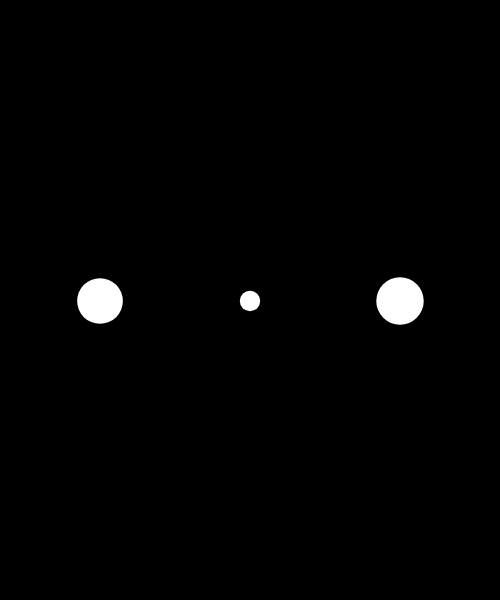
Frame 1 (no input)
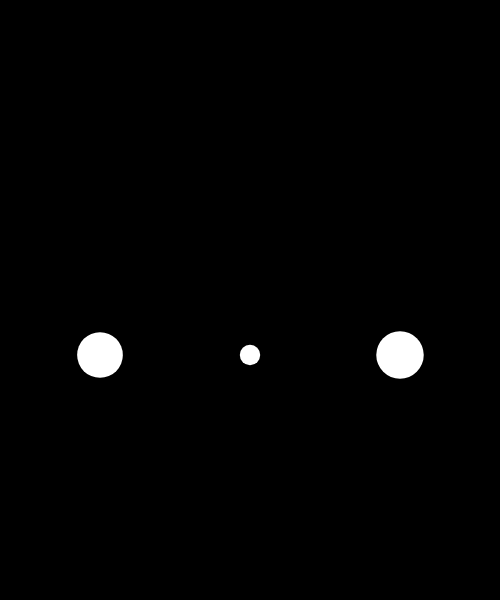
Frame 60 (no input)
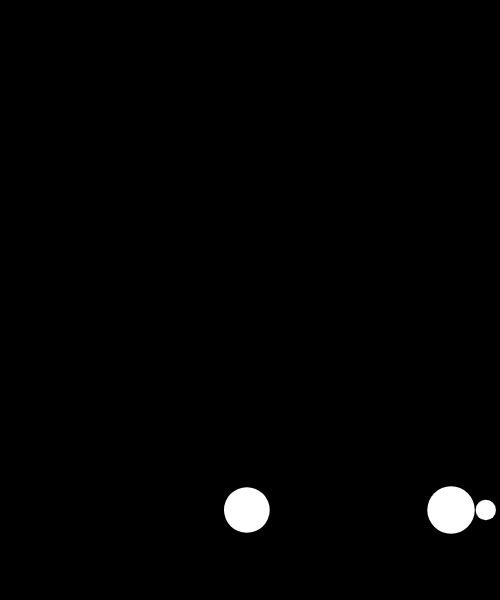
Frame 120 (the mouse pressed at the canvas centre since frame 60)

The p5.js sketch that drew these frames (run headless with seeded random() and noise() and a simulated clock; from frame 60 on, the mouse is pressed at the canvas centre):

// p5.js sketch
// ── sketch.js
let GRAVITY_MAGNITUDE = 1;
let particles = [];

function setup() {
  createCanvas(500, 600);
  background(0);

  particles.push( new Particle(100, height / 2, random(5, 30)) );
  particles.push( new Particle(250, height / 2, random(5, 30)) );
  particles.push( new Particle(400, height / 2, random(5, 30)) );
}

function draw() {
  background(0);

  for (let i = 0; i < particles.length; i++) {
    let p = particles[i];

    if (mouseIsPressed) {
      let wind = createVector(random(0.1, 1), 0);
      p.applyForce(wind);
    }

    let gravity = createVector(0, GRAVITY_MAGNITUDE * p.mass); // ***
    p.applyForce(gravity);

    p.update();
    p.checkBoundaries();
    p.display();
  }
}

///// CLASS /////

class Particle {
  constructor(x, y, rad) {
    this.pos = createVector(x, y);
    this.vel = createVector(0, 0);
    this.acc = createVector(0, 0);
    this.rad = rad;
    this.mass = rad * 0.05; // MASS!
  }
  applyForce(f) {
    if (this.mass > 0) {
      let force = p5.Vector.div(f, this.mass);
      this.acc.add(force);
    }
  }
  update() {
    this.vel.add(this.acc);
    this.pos.add(this.vel);
    this.acc.mult(0);
  }
  checkBoundaries() {
    // x
    if (this.pos.x < 0) {
      this.pos.x = 0;
      this.vel.x = -this.vel.x;
    } else if (this.pos.x > width) {
      this.pos.x = width;
      this.vel.x = -this.vel.x;
    }
    // y
    if (this.pos.y < 0) {
      this.pos.y = 0;
      this.vel.y = -this.vel.y;
    } else if (this.pos.y > height) {
      this.pos.y = height;
      this.vel.y = -this.vel.y;
    }
  }
  display() {
    push();
    translate(this.pos.x, this.pos.y);
    noStroke();
    fill(255);
    circle(0, 0, this.rad * 2);
    pop();
  }
}
